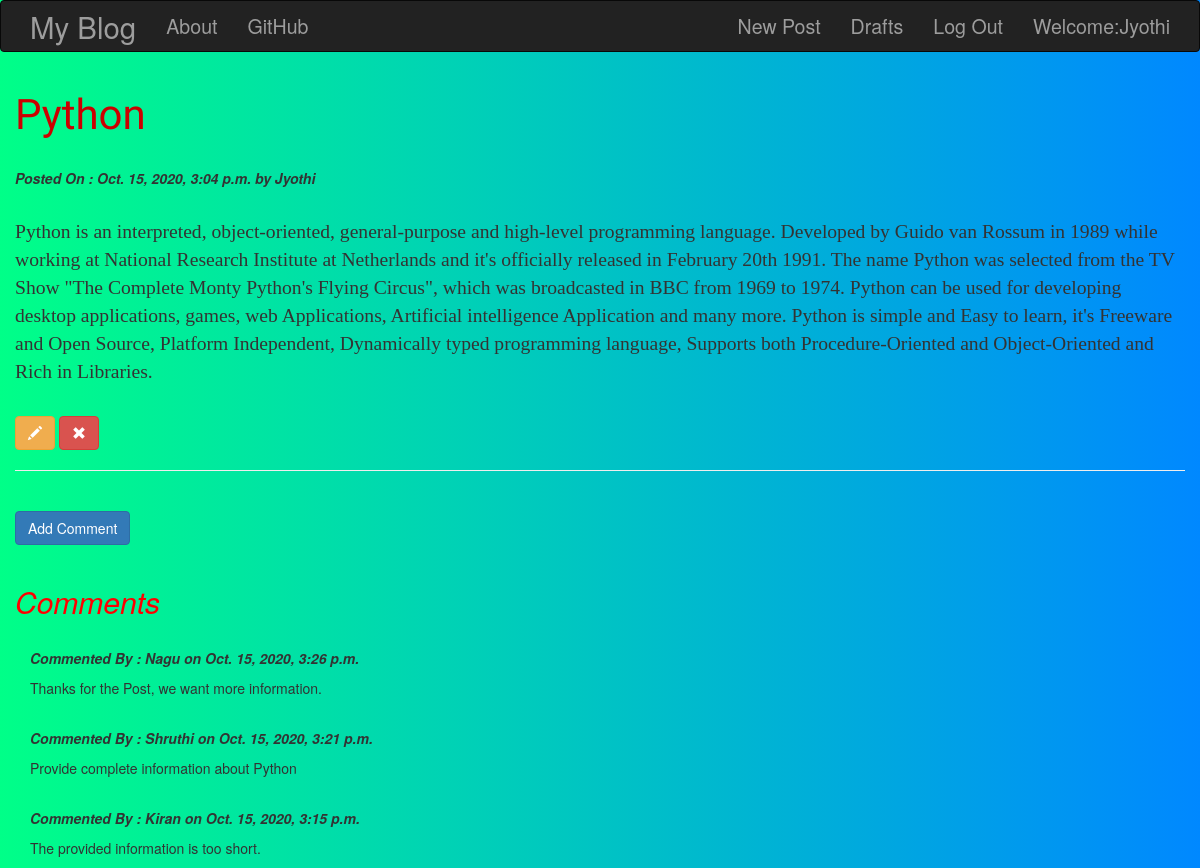
Page /post/7/ (signed in) on the committed database.
### blog/models.py (models this page shows, shortened)
class Post(models.Model):
    title = models.CharField(max_length=200)
    author = models.ForeignKey('auth.User',related_name='blog_post')
    text = models.TextField()
    created_date = models.DateTimeField(auto_now=True)
    published_date = models.DateTimeField(blank=True,null=True)

class Comment(models.Model):
    post = models.ForeignKey(Post,related_name='comments')
    name = models.ForeignKey('auth.User',related_name='blog_comment')
    text = models.TextField()
    created_date = models.DateTimeField(auto_now=True)
    active=models.BooleanField(default=True)
    class Meta:
        ordering=('-created_date',)

### blog/views.py (the view)
# urls.py: url(r'^post/(?P<pk>\d+)/$',views.PostDetailView.as_view(),name='post_detail'),
class PostDetailView(DetailView):
    model = Post

### blog/templates/blog/post_detail.html
{% extends 'blog/base.html' %}
{% block content %}
<h1 class="posttitle">{{post.title}}</h1><br>
{% if post.published_date %}
<div class="date postdate">
  <p>Posted On : {{post.published_date}} by {{post.author|title}} </p><br>
</div>
{% else %}
<p class="date">Created on: {{post.created_date}} by {{post.author|title}}</p>
<a class="btn btn-success"  href="{% url 'post_publish' pk=post.pk %}">Publish</a><br><br>
{% endif %}
<p class="postcontent">{{post.text|safe|linebreaksbr}}</p><br>
{% if user.is_authenticated %}
<a class="btn btn-warning" href="{% url 'post_update' pk=post.pk %}">
<span class="glyphicon glyphicon-pencil"></span>
</a>
<a class="btn btn-danger" href="{% url 'post_delete' pk=post.pk %}"><span class="glyphicon glyphicon-remove"></span></a>
{% endif %}
<hr>
<br>
{% if post.published_date %}
<a class="btn btn-primary" href="{% url 'comment_to_post' pk=post.pk %}"> Add Comment</a>
<br><br>
{% with comments.count as comments_count %}
<h2>{{comments_count}} <span id="comment">Comments</span> {{comments_count|pluralize}}</h2>
{% endwith%}
<div class="container">
  {% for comment in post.comments.all %}
  <br>
  <p class="date">Commented By : {{comment.name}} on {{comment.created_date}}</p>
  <p>{{comment.text|safe|linebreaks}}</p>
  {% empty %}
  <p>No Comments posted.</p>
  {% endfor %}
  {% endif %}
</div>
{% endblock %}

### blog/templates/blog/base.html (shortened to what this page needs)
<!DOCTYPE html>
{% load staticfiles %}
<html lang="en" dir="ltr">
  <head>
    <link rel="stylesheet" href="https://stackpath.bootstrapcdn.com/bootstrap/3.4.1/css/bootstrap.min.css">
    <link rel="stylesheet" href="{% static "css/blog.css" %}">
  </head>
  <body>
      <nav class="navbar techfont navbar-inverse">
      <div class="container">
        <ul class="nav navbar-nav ">
          <li><a  class="navbar-brand bigbrand"  href="{% url 'post_list' %}">My Blog</a> </li>
          <li><a href="{% url 'about'%}">About</a> </li>
          <li><a href="https://www.github.com">GitHub</a> </li>
        </ul>
        <ul class="nav navbar-nav navbar-right">
          {% if user.is_authenticated %}
          <li><a href="{% url 'post_create' %}">New Post</a></li>
          <li><a href="{% url 'post_draft' %}">Drafts</a></li>
          <li><a href="{% url 'logout' %}">Log Out</a></li>
          <li><a>Welcome:{{user.username}}</a></li>
          {% else %}
          <li><a class="nav navbar-right" href="{% url 'signup' %}">Sign Up </a> </li>
          <li><a class="nav navbar-right" href="{% url 'login' %}"><span class="glyphicon glyphicon-user"></span></a> </li>
          {% endif %}
        </ul>
      </div>
    </nav>
    <div class="content container">
      <div class="row">
          <div class="blog_post">
            {% block content %}
            {% endblock %}
          </div>
      </div>
    </div>
  </body>
</html>

### blog/static/css/blog.css (style rules this page uses)
body { background:linear-gradient(to right,#0f8,#08f); }
.techfont { font-size: 1.4em; }
.bigbrand { font-size: 1.5em; }
.date { font-weight: bolder; font-style: italic; }
.posttitle { font-family: 'Sansita Swashed', cursive; color:#cc0000; font-size: 3em; }
.postcontent { font-family: 'Montserrat'; font-size:1.4em; }
#comment { color:red; font-style: italic; }

### rows in the picture
Post: title "Python", published_date "Oct. 15, 2020, 3:04 p.m.", author "Jyothi", text "Python is an interpreted, object-oriented, general-purpose and high-level programming language. Developed by Guido van Rossum in 1989 while working at National Research Institute at Netherlands and it's officially released in February 20th 1991. The name Python was selected from the TV Show \"The Complete Monty Python's Flying Circus\", which was broadcasted in BBC from 1969 to 1974. Python can be used for developing desktop applications, games, web Applications, Artificial intelligence Application and many more. Python is simple and Easy to learn, it's Freeware and Open Source, Platform Independent, Dynamically typed programming language, Supports both Procedure-Oriented and Object-Oriented…"
Comment: name "Nagu", created_date "Oct. 15, 2020, 3:26 p.m.", text "Thanks for the Post, we want more information."
Comment: name "Shruthi", created_date "Oct. 15, 2020, 3:21 p.m.", text "Provide complete information about Python"
Comment: name "Kiran", created_date "Oct. 15, 2020, 3:15 p.m.", text "The provided information is too short."

### other values in the picture
{{ user.username }} "Jyothi"
